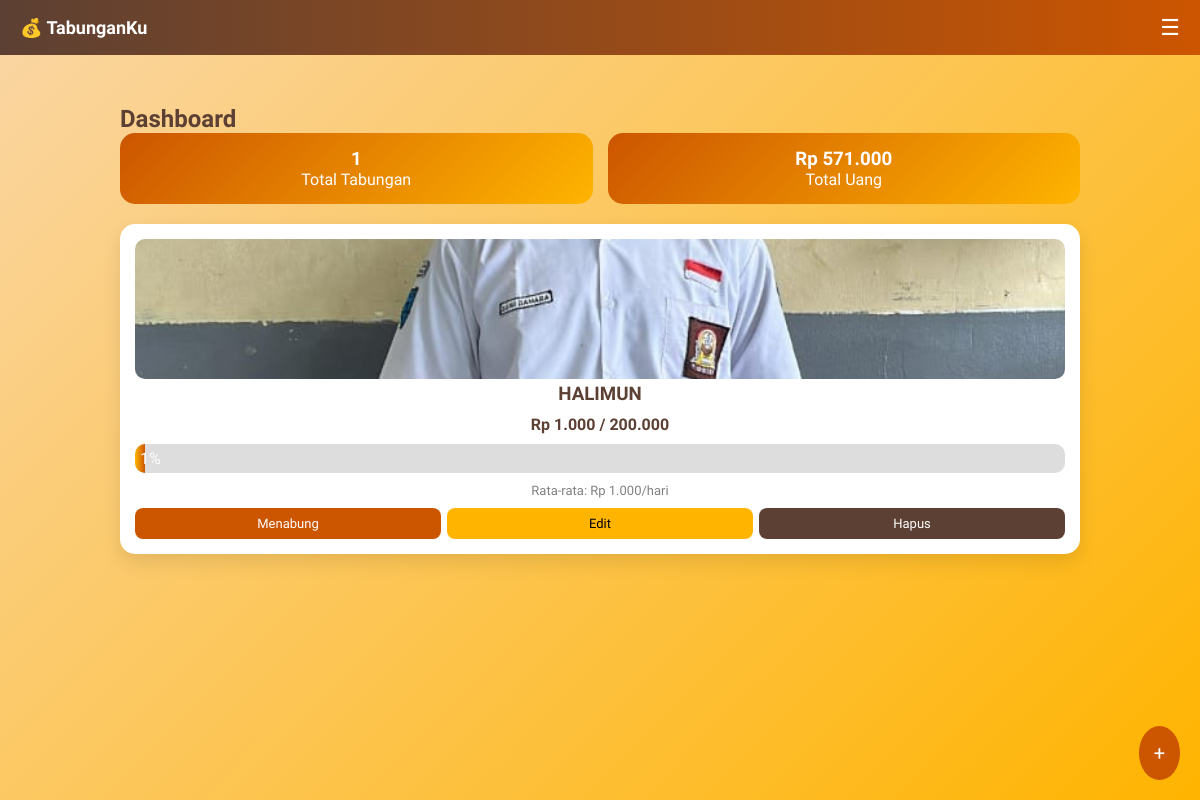
Screenshot of /rencana_tabungan/home.php (signed in) with the database file from the repository.
### tables this page shows
CREATE TABLE `tabungan` (
  `id` int(11) NOT NULL,
  `user_id` int(11) DEFAULT NULL,
  `judul` varchar(100) DEFAULT NULL,
  `foto` varchar(255) DEFAULT NULL,
  `target_nominal` int(11) DEFAULT NULL,
  `target_tanggal` date DEFAULT NULL,
  `status` varchar(20) NOT NULL DEFAULT 'belum',
  `tanggal_mulai` date DEFAULT NULL,
  `updated_at` datetime DEFAULT NULL
);

### rencana_tabungan/home.php (the view, shortened to what this page needs)
<?php
include "config/koneksi.php";
include "layout/header.php";
$user_id = $_SESSION['user_id'];
$total_uang = mysqli_query($conn, "
SELECT SUM(nominal) as total FROM menabung
JOIN tabungan ON menabung.tabungan_id = tabungan.id
WHERE tabungan.user_id='$user_id'
");
$tu = mysqli_fetch_assoc($total_uang);
$total_tabungan = mysqli_query($conn, "
SELECT COUNT(*) as jumlah
FROM tabungan
WHERE user_id='$user_id' AND status!='selesai'
");
$tt = mysqli_fetch_assoc($total_tabungan);
$query = mysqli_query($conn, "
SELECT t.*, IFNULL(SUM(m.nominal),0) as total
FROM tabungan t
LEFT JOIN menabung m ON t.id = m.tabungan_id
WHERE t.user_id='$user_id' AND t.status!='selesai'
GROUP BY t.id
");
?>
<div class="container">
<h2>Dashboard</h2>
<div class="stats">
    <div class="stat-box">
        <h3><?= $tt['jumlah'] ?></h3>
        <p>Total Tabungan</p>
    </div>
    <div class="stat-box">
        <h3>Rp <?= number_format($tu['total'] ?? 0,0,',','.') ?></h3>
        <p>Total Uang</p>
    </div>
</div>
<div class="grid-tabungan">
<?php while ($row = mysqli_fetch_assoc($query)) { ?>
<?php
$target = $row['target_nominal'];
$total = $row['total'];
$persen = ($target > 0) ? ($total / $target) * 100 : 0;
$tanggal_mulai = strtotime($row['tanggal_mulai']);
$hari_ini = time();
$selisih_hari = max(1, floor(($hari_ini - $tanggal_mulai) / 86400));
$rata_harian = $total / $selisih_hari;
?>
<div class="tabungan-card" id="card-<?= $row['id'] ?>">
    <img src="upload/<?= $row['foto'] ?>" class="img-tabungan">
    <h3><?= $row['judul'] ?></h3>
    <p class="uang">
        Rp <?= number_format($total,0,',','.') ?> /
        <?= number_format($target,0,',','.') ?>
    </p>
    <div class="progress">
        <div class="progress-bar" style="width: <?= $persen ?>%">
            <?= round($persen) ?>%
        </div>
    </div>
    <p class="rata">
        Rata-rata: Rp <?= number_format($rata_harian,0,',','.') ?>/hari
    </p>
    <div class="btn-group">
        <?php if ($persen >= 100) { ?>
            <button class="btn btn-success" onclick="konfirmasiSelesai(<?= $row['id'] ?>)">
                Selesai
            </button>
        <?php } else { ?>
            <a href="menabung/tambah.php?id=<?= $row['id'] ?>" class="btn btn-primary">
                Menabung
            </a>
        <?php } ?>
        <a href="tabungan/edit.php?id=<?= $row['id'] ?>" class="btn btn-warning">Edit</a>
        <a href="tabungan/hapus.php?id=<?= $row['id'] ?>"
           class="btn btn-danger"
           onclick="return confirm('Yakin hapus?')">
           Hapus
        </a>
    </div>
</div>
<?php } ?>
</div>
</div>
<a href="tabungan/tambah.php" class="floating-btn">+</a>
<?php include "layout/footer.php"; ?>

### rencana_tabungan/assets/style.css (style rules this page uses)
* { margin: 0; padding: 0; box-sizing: border-box; }
body { font-family: 'Didact Gothic', sans-serif; background: linear-gradient(135deg, #FAD6A5, #FFB400); color: #5C4033; min-height: 100vh; }
.container { max-width: 1000px; margin: 30px auto; padding: 20px; }
.stats { display: grid; grid-template-columns: repeat(auto-fit, minmax(150px, 1fr)); gap: 15px; margin-bottom: 20px; }
.stat-box { background: linear-gradient(135deg, #CC5500, #FFB400); color: white; padding: 15px; border-radius: 15px; text-align: center; }
.grid-tabungan { display: grid; grid-template-columns: repeat(auto-fit, minmax(250px, 1fr)); gap: 20px; }
.tabungan-card { background: white; border-radius: 15px; padding: 15px; text-align: center; box-shadow: 0 8px 20px rgba(0,0,0,0.1); transition: 0.3s; }
.img-tabungan { width: 100%; height: 140px; object-fit: cover; border-radius: 10px; }
.uang { font-weight: bold; margin: 10px 0; }
.rata { font-size: 13px; color: gray; }
.progress { background: #ddd; border-radius: 10px; overflow: hidden; margin: 10px 0; }
.progress-bar { background: linear-gradient(90deg, #FFB400, #CC5500); color: white; text-align: center; padding: 5px; }
.btn { padding: 8px; border-radius: 8px; font-size: 13px; border: none; cursor: pointer; text-decoration: none; display: inline-block; text-align: center; }
.btn-primary { background: #CC5500; color: white; }
.btn-warning { background: #FFB400; color: black; }
.btn-danger { background: #5C4033; color: white; }
.btn-group { display: flex; gap: 6px; margin-top: 10px; }
.btn-group .btn { flex: 1; }
.floating-btn { position: fixed; bottom: 20px; right: 20px; background: #CC5500; color: white; padding: 15px; border-radius: 50%; font-size: 20px; text-decoration: none; }

### rows the page displays
tabungan: foto (picture), judul "HALIMUN", total "1.000", target_nominal "200.000", $persen 0.5 (drawn), persen "1", rata_harian "1.000"

### other values shown
$tt['jumlah'] "1"
$tu['total'] "571.000"
